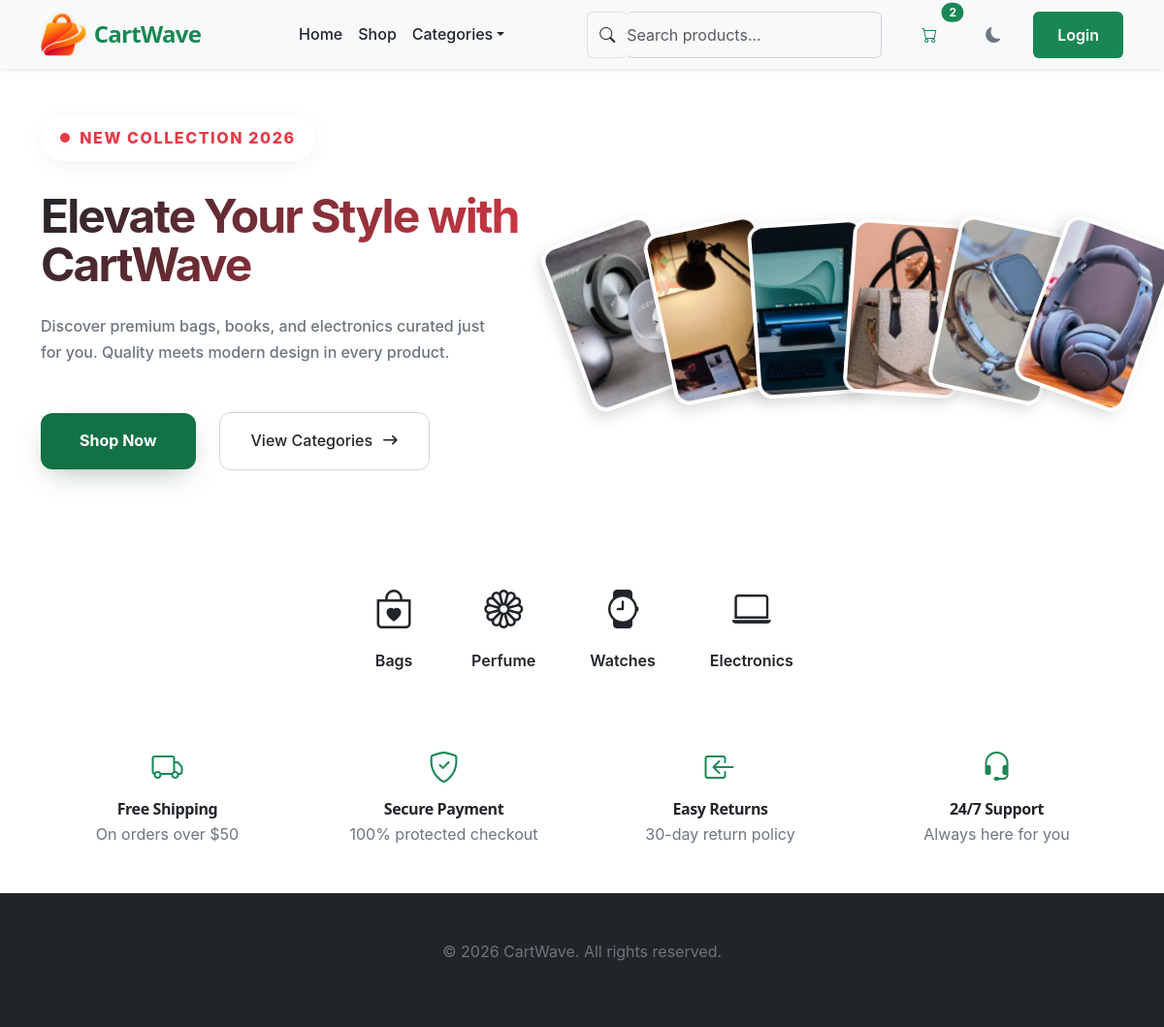
/, run on an earlier commit of the app's database.
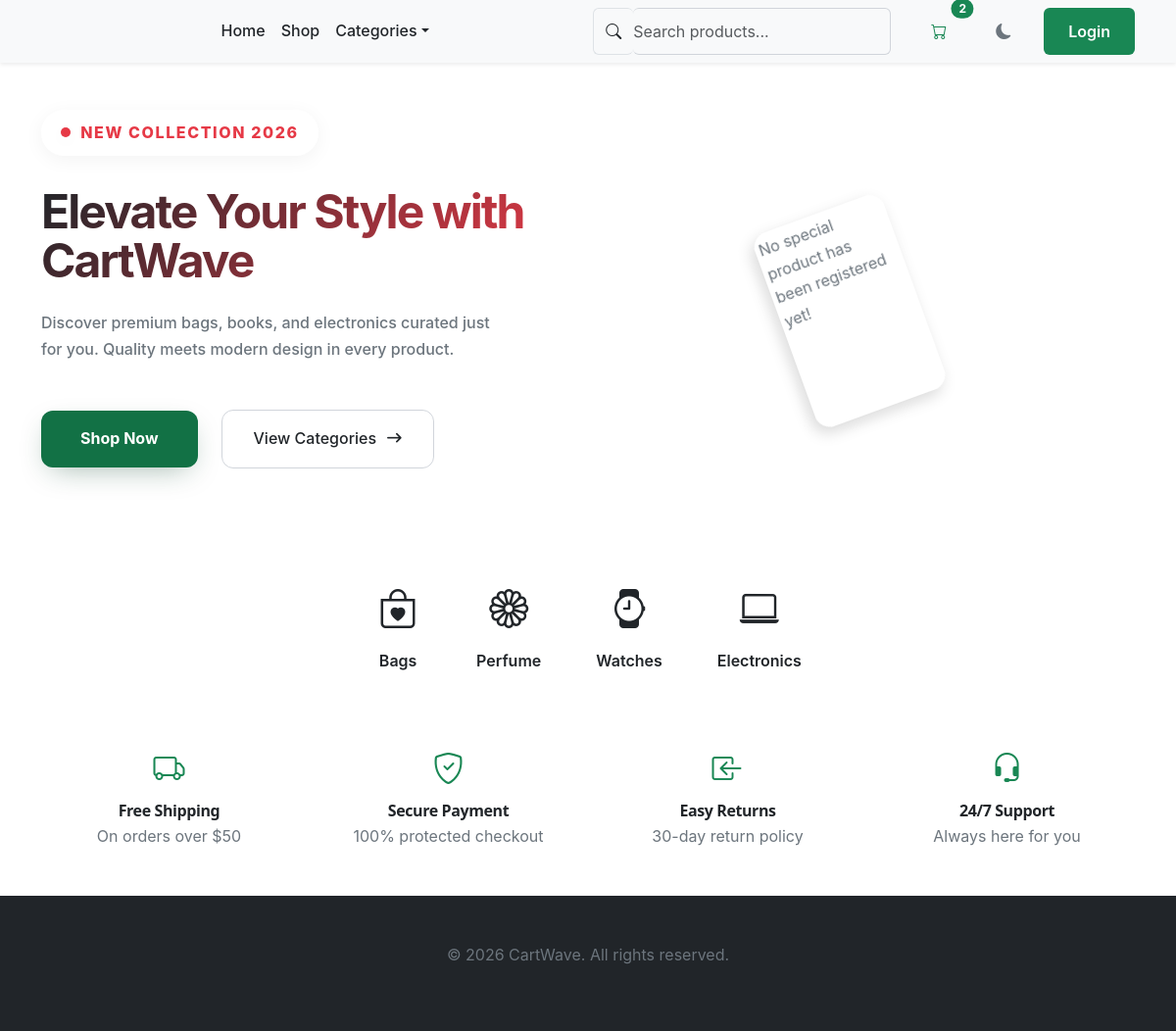
And on a later commit of the database.
### main/models.py (models this page shows, shortened)
class SiteConfig(models.Model):
    site_title = models.CharField(max_length=200, default="CartWave")
    description = models.TextField(blank=True)
    logo = models.ImageField(upload_to="site/logo/", blank=True, null=True)
    favicon = models.ImageField(upload_to="site/favicon/", blank=True, null=True)
    site_name = models.CharField(max_length=100, default="CartWave", verbose_name="Site Name")
    class Meta:
        verbose_name = "site configuration"
        verbose_name_plural = "site configurations"

### products/models.py (models this page shows, shortened)
class Product(models.Model):
    name = models.CharField(max_length=200)
    description = models.TextField(blank=True)
    price = models.IntegerField()
    image = models.ImageField(upload_to="products/",blank=True)
    slug = models.SlugField(unique=True, blank=True)
    sku = models.CharField(max_length=50, blank=True)
    category = models.ForeignKey(Category, on_delete=models.SET_NULL, null=True, blank=True, related_name='products')
    is_active = models.BooleanField(default=True)
    is_featured = models.BooleanField(default=False)
    created_at = models.DateTimeField(auto_now_add=True)
    class Meta:
        ordering = ['-created_at']

### products/views.py (the view)
# urls.py: path("", index, name="index"),
def index(request):
    featured_products = Product.objects.filter(is_featured=True, is_active=True)[:6]
    site_config = SiteConfig.objects.first()
    return render(request, "index.html", {"featured_products": featured_products, "site_config": site_config})

### templates/index.html (shortened to what the changed rows need)
{% extends "base.html" %} {% load static humanize %}  {% block content %}
<section class="hero-section">
  <div class="container py-5">
    <div class="row align-items-center">
      <div class="col-lg-6 hero-content mb-4 mb-lg-0">
        <h1 class="hero-title">
          Elevate Your Style with <span>CartWave</span>
        </h1>
      </div>
      <div class="col-lg-6">
        <div class="hero-gallery position-relative">
          {% for product in featured_products %}
          <div class="gallery-item" style="--i: {{ forloop.counter0 }}">
            <img src="{{ product.image.url }}" alt="{{ product.name }}" />
          </div>
          {% empty %}
          <div class="gallery-item">
            <p>No special product has been registered yet!</p>
          </div>
          {% endfor %}
        </div>
      </div>
    </div>
  </div>
</section>
{% endblock %}

### templates/base.html (shortened to what this page needs)
{% load static humanize %}
<!doctype html>
<html lang="en" class="no-js" data-theme="light">
  <head>
    <link
      href="https://cdn.jsdelivr.net/npm/bootstrap@5.3.8/dist/css/bootstrap.min.css"
      rel="stylesheet"
    />
    <link
      rel="stylesheet"
      href="https://cdn.jsdelivr.net/npm/bootstrap-icons@1.11.3/font/bootstrap-icons.min.css"
    />
    <link rel="stylesheet" href="{% static 'assets/css/main.css' %}" />
    <link rel="stylesheet" href="{% static 'assets/css/sections.css' %}" />
    <link rel="stylesheet" href="{% static 'assets/css/responsive.css' %}" />
  </head>
  <body>
    <nav
      class="navbar navbar-expand-lg navbar-auto bg-surface shadow-sm sticky-top theme-border-bottom"
    >
      <div class="container">
        <a
          class="navbar-brand d-flex align-items-center gap-2 text-decoration-none"
          href="/"
        >
          {% if site_config.logo %}
          <img
            src="{{ site_config.logo.url }}"
            alt="Logo"
            height="45"
            class="d-inline-block align-text-top"
          />
          {% endif %}
          <span class="brand-name fw-bold text-success"
            >{{ site_config.site_name }}</span
          >
        </a>
        <div class="collapse navbar-collapse" id="mainNav">
          <ul class="navbar-nav mx-auto mb-2 mb-lg-0 fw-medium">
            <li class="nav-item">
              <a class="nav-link theme-text" href="/">Home</a>
            </li>
            <li class="nav-item">
              <a class="nav-link theme-text" href="/shop/">Shop</a>
            </li>
            <li class="nav-item dropdown">
              <a
                class="nav-link dropdown-toggle theme-text"
                href="#"
                role="button"
                data-bs-toggle="dropdown"
                >Categories</a
              >
            </li>
          </ul>
          <div class="d-flex align-items-center gap-3">
            <form class="d-flex position-relative me-2" role="search">
              <span
                class="input-group-text theme-input-group border-end-0 rounded-start"
              >
                <i class="bi bi-search theme-muted"></i>
              </span>
              <input
                class="form-control border-start-0 ps-0 rounded-end js-search-input theme-input"
                type="search"
                placeholder="Search products..."
                aria-label="Search"
              />
            </form>
            <a
              href="#"
              class="btn btn-outline-success position-relative rounded-2 px-3"
            >
              <i class="bi bi-cart"></i>
              <span
                class="position-absolute top-0 start-100 translate-middle badge rounded-pill bg-success text-white"
              >
                2
              </span>
            </a>
            <button
              class="btn btn-outline-secondary rounded-2 px-3 js-theme-toggle"
              aria-label="Toggle dark mode"
            >
              <i class="bi bi-moon-fill"></i>
            </button>
            <a href="#" class="btn btn-success rounded-2 px-4">Login</a>
          </div>
        </div>
      </div>
    </nav>
    <main>{% block content %} {% endblock %}</main>
    <footer class="bg-dark text-light py-5 mt-5">
      <div class="container text-center">
        <p>&copy; 2026 CartWave. All rights reserved.</p>
      </div>
    </footer>
  </body>
</html>

What changed in the data, as far as the page shows it:
removed SiteConfig: logo (picture), site_name "CartWave"
removed Product: image (picture)
removed Product: image (picture)
removed Product: image (picture)
removed Product: image (picture)
removed Product: image (picture)
removed Product: image (picture)
Also different on the page:
text now shown: "No special product has been registered yet!"
